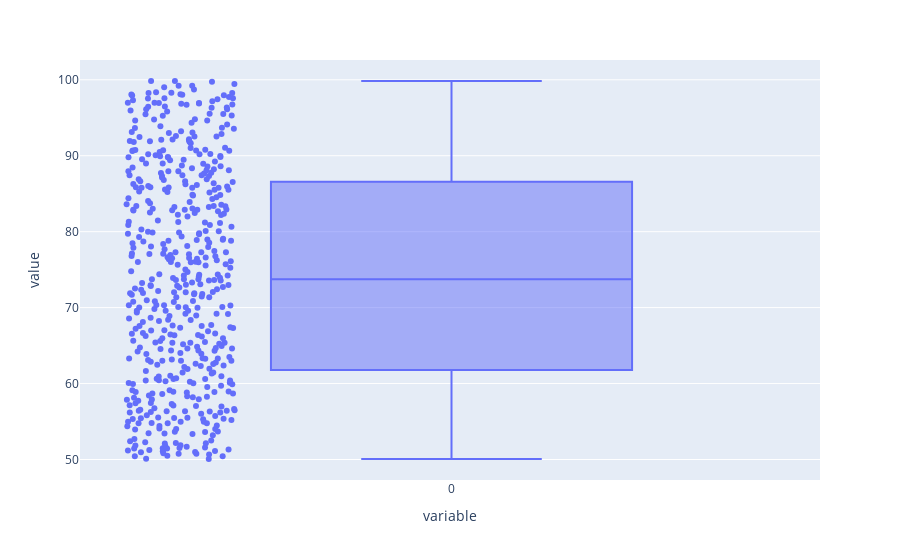

Notebook code cell kept with this figure:
### Markdown cell above
### Diagramas de Cajas

El diagrama de caja si bien no es homólogo al histograma,ya que este último no muestra las frecuencias acumuladas.En cambio el diagrama de cajas muestra una visualización condensada de las observaciones,en donde se pueden ver directamente algunos estadísticos relevantes como el $Q_{1}$, $Q_{2}$ o $Mediana$, $Q_{3}$,$Máximo$ y $Mínimo$ además de los outliers.

En este caso se muestra la sintáxis para representar una muestra generada con una distribución uniforme $U~(a=50,b=100)$ y además del gráfico de caja se habilita en la función el parametro **points=all** para además graficar todas las observaciones.

### Code cell
import plotly.express as px
import pandas as pd

data = np.random.uniform(50,100, size=500)
fig = px.box(data,points="all")

fig.show()

### Figure 1 — Plotly figure (JSON) as saved in the notebook; plotly's stock layout.template omitted (floating-point values rounded to 4 significant figures; data arrays with more than 128 entries replaced by an {"elided": "..."} marker saying what was removed)
{"data": [{"alignmentgroup": "True", "boxpoints": "all", "hovertemplate": "variable=%{x}<br>value=%{y}<extra></extra>", "legendgroup": "", "marker": {"color": "#636efa"}, "name": "", "notched": false, "offsetgroup": "", "orientation": "v", "showlegend": false, "type": "box", "x": {"elided": "500 str values"}, "x0": " ", "xaxis": "x", "y": {"elided": "500 float values"}, "y0": " ", "yaxis": "y"}], "layout": {"autosize": true, "boxmode": "group", "legend": {"tracegroupgap": 0}, "margin": {"t": 60}, "xaxis": {"anchor": "y", "autorange": true, "domain": [0, 1], "range": [-0.5029, 0.5], "title": {"text": "variable"}, "type": "category"}, "yaxis": {"anchor": "x", "autorange": true, "domain": [0, 1], "range": [47.3, 102.6], "title": {"text": "value"}, "type": "linear"}}}
